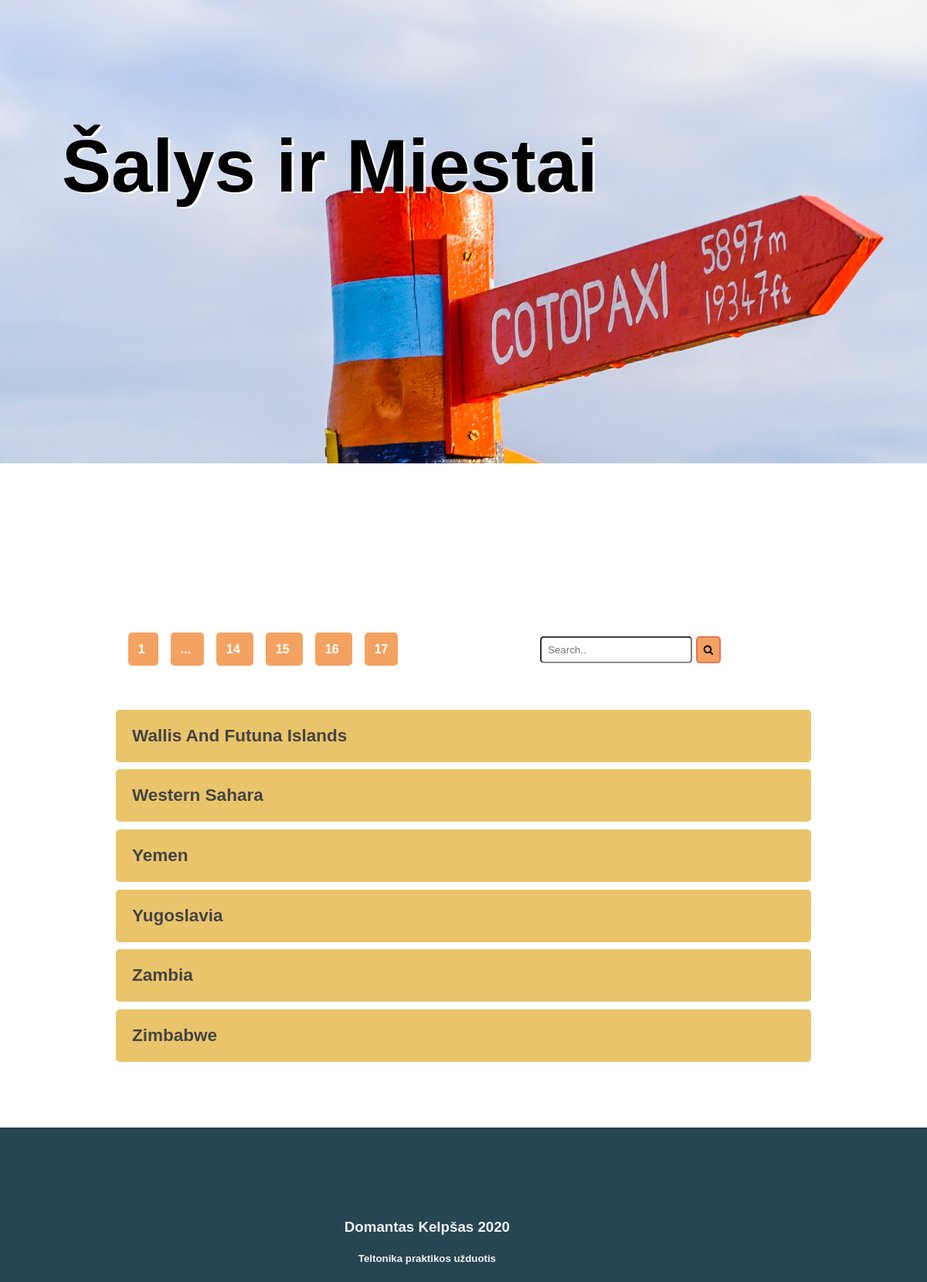
/webpage/index.php?start=16, run on the app's committed database.
### tables this page shows
CREATE TABLE `country` (
  `name` varchar(64) NOT NULL,
  `sortname` varchar(2) NOT NULL,
  `area` float UNSIGNED NOT NULL DEFAULT 0,
  `population` int(10) UNSIGNED NOT NULL DEFAULT 0,
  `phonecode` smallint(5) UNSIGNED NOT NULL,
  `flag` varchar(255) DEFAULT NULL,
  `id` smallint(5) UNSIGNED NOT NULL
);

### webpage/db/db_getlist.php (called while the page is built, shortened)
<?php
include 'db_connect.php';
$getCountries = $conn->prepare("SELECT * FROM country ORDER BY id ASC");
$getCountries->execute();
$countries = $getCountries->fetchAll();
$itemsPerPage = 15;
if(!empty($_GET['start']))
$page = $_GET['start'];
else $page = 0;
$start = $page * $itemsPerPage;
$getCountriesWithLimit = $conn->prepare("SELECT * FROM country ORDER BY id ASC limit $start,$itemsPerPage");
$getCountriesWithLimit->execute();
$countries = $getCountriesWithLimit->fetchAll();

### webpage/components/datalist.php (the view, shortened to what this page needs)
<?php
require 'db/db_getlist.php'; ?>
<div class="search-container">
<?php include 'search.php';
include 'paging.php'; ?>
</div>
<?php
foreach($countries as $country):?>
        <button class="accordion"><h2><?= $country['name']?></h2>
        </button>
        <?php  endforeach;?>

### webpage/styles/main.css (style rules this page uses)
* { box-sizing: border-box; }
html, body { margin: 0; padding: 0; }
body { font-family: Arial, Helvetica, sans-serif; }

### webpage/styles/accordion.css (style rules this page uses)
.accordion { background-color: #e9c46a; color: #444; cursor: pointer; padding: 18px; width: 100%; border: solid 3px #e9c46a; text-align: left; outline: none; font-size: 15px; transition: 0.4s; margin: 0.3rem 0; }
.accordion h2 { display: inline; vertical-align: middle; padding-right: 1rem; }

### webpage/styles/search.css (style rules this page uses)
.search-container { position: relative; margin: 2rem 0; }
.search-box input, button { padding: 0.5rem; border-radius: 5px; }

### data on the page
country: name "Wallis And Futuna Islands"
country: name "Western Sahara"
country: name "Yemen"
country: name "Yugoslavia"
country: name "Zambia"
country: name "Zimbabwe"
